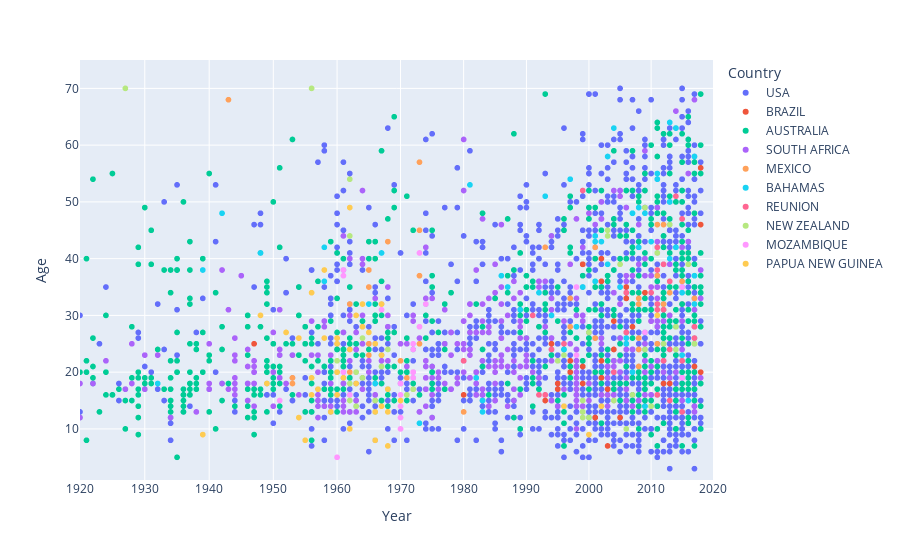

Notebook cell for this chart:
### Code cell
top_10_countries = list(dict(df['Country'].value_counts().head(10)).keys())
df = df[df['Country'].isin(top_10_countries)]


fig = px.scatter(df, x=df['Year'], y=df['Age'], color=df['Country'], hover_name=df['Activity'],
           log_x=True, size_max=15, range_x=[1920,2020], range_y=[1,75])

fig["layout"].pop("updatemenus") # optional, drop animation buttons
fig.show()

### Figure 1 — Plotly figure (JSON) as saved in the notebook; plotly's stock layout.template omitted (floating-point values rounded to 4 significant figures; data arrays with more than 128 entries replaced by an {"elided": "..."} marker saying what was removed)
{"data": [{"hovertemplate": "<b>%{hovertext}</b><br><br>Country=USA<br>Year=%{x}<br>Age=%{y}<extra></extra>", "hovertext": {"elided": "1464 str values"}, "legendgroup": "USA", "marker": {"color": "#636efa", "symbol": "circle"}, "mode": "markers", "name": "USA", "showlegend": true, "type": "scattergl", "x": {"elided": "1464 int values"}, "xaxis": "x", "y": {"elided": "1464 int values"}, "yaxis": "y"}, {"hovertemplate": "<b>%{hovertext}</b><br><br>Country=BRAZIL<br>Year=%{x}<br>Age=%{y}<extra></extra>", "hovertext": ["swimming", "swimming", "fishing", "fishing", "surf", "swimming", "swimming", "swimming", "dive", "surf", "swimming", "other", "swimming", "surf", "swimming", "surf", "surf", "other", "swimming", "swimming", "surf", "swimming", "fishing", "other", "surf", "surf", "swimming", "surf", "swimming", "swimming", "fishing", "swimming", "surf", "swimming", "swimming", "surf", "swimming", "surf", "swimming", "swimming", "surf", "surf", "swimming", "other", "other", "swimming", "surf", "fishing", "surf", "surf", "surf", "surf", "swimming", "surf", "surf", "surf", "surf", "surf", "surf", "swimming", "swimming"], "legendgroup": "BRAZIL", "marker": {"color": "#EF553B", "symbol": "circle"}, "mode": "markers", "name": "BRAZIL", "showlegend": true, "type": "scattergl", "x": [2018, 2018, 2018, 2018, 2018, 2017, 2016, 2016, 2015, 2015, 2013, 2013, 2012, 2011, 2011, 2011, 2010, 2009, 2009, 2009, 2008, 2008, 2007, 2006, 2006, 2006, 2006, 2005, 2004, 2004, 2004, 2004, 2004, 2004, 2003, 2003, 2003, 2002, 2002, 2002, 2002, 2002, 2002, 2001, 2001, 2001, 1999, 1999, 1999, 1999, 1998, 1998, 1997, 1997, 1995, 1995, 1994, 1994, 1993, 1980, 1947], "xaxis": "x", "y": [18, 34, 56, 46, 20, 21, 41, 41, 32, 23, 18, 41, 18, 35, 14, 21, 29, 34, 15, 17, 14, 14, 28, 17, 27, 33, 35, 12, 24, 17, 24, 22, 22, 29, 16, 17, 7, 19, 36, 19, 22, 40, 16, 12, 12, 20, 18, 39, 39, 21, 22, 17, 20, 22, 18, 17, 15, 25, 15, 16, 25], "yaxis": "y"}, {"hovertemplate": "<b>%{hovertext}</b><br><br>Country=AUSTRALIA<br>Year=%{x}<br>Age=%{y}<extra></extra>", "hovertext": {"elided": "687 str values"}, "legendgroup": "AUSTRALIA", "marker": {"color": "#00cc96", "symbol": "circle"}, "mode": "markers", "name": "AUSTRALIA", "showlegend": true, "type": "scattergl", "x": {"elided": "687 int values"}, "xaxis": "x", "y": {"elided": "687 int values"}, "yaxis": "y"}, {"hovertemplate": "<b>%{hovertext}</b><br><br>Country=SOUTH AFRICA<br>Year=%{x}<br>Age=%{y}<extra></extra>", "hovertext": {"elided": "359 str values"}, "legendgroup": "SOUTH AFRICA", "marker": {"color": "#ab63fa", "symbol": "circle"}, "mode": "markers", "name": "SOUTH AFRICA", "showlegend": true, "type": "scattergl", "x": {"elided": "359 int values"}, "xaxis": "x", "y": {"elided": "359 int values"}, "yaxis": "y"}, {"hovertemplate": "<b>%{hovertext}</b><br><br>Country=MEXICO<br>Year=%{x}<br>Age=%{y}<extra></extra>", "hovertext": ["fishing", "dive", "fishing", "swimming", "swimming", "dive", "swimming", "swimming", "fishing", "other", "swimming", "surf", "surf", "surf", "swimming", "surf", "surf", "surf", "dive", "dive", "dive", "surf", "swimming", "dive", "fishing", "swimming", "surf", "surf", "swimming", "other", "other", "swimming", "swimming", "swimming", "swimming", "fishing", "swimming", "dive", "fishing", "swimming"], "legendgroup": "MEXICO", "marker": {"color": "#FFA15A", "symbol": "circle"}, "mode": "markers", "name": "MEXICO", "showlegend": true, "type": "scattergl", "x": [2017, 2017, 2015, 2013, 2012, 2012, 2011, 2011, 2011, 2011, 2008, 2008, 2008, 2008, 2008, 2008, 2001, 2001, 1997, 1997, 1993, 1980, 1973, 1973, 1973, 1973, 1972, 1971, 1970, 1968, 1965, 1965, 1965, 1965, 1964, 1962, 1962, 1953, 1953, 1943], "xaxis": "x", "y": [32, 33, 36, 34, 32, 46, 46, 38, 25, 37, 33, 49, 21, 24, 32, 26, 26, 42, 28, 33, 42, 13, 25, 37, 45, 57, 17, 19, 22, 43, 23, 25, 38, 35, 19, 32, 20, 19, 18, 68], "yaxis": "y"}, {"hovertemplate": "<b>%{hovertext}</b><br><br>Country=BAHAMAS<br>Year=%{x}<br>Age=%{y}<extra></extra>", "hovertext": ["dive", "other", "dive", "dive", "fishing", "dive", "dive", "fishing", "fishing", "fishing", "dive", "fishing", "dive", "dive", "swimming", "fishing", "fishing", "fishing", "dive", "fishing", "fishing", "shark activities", "dive", "fishing", "dive", "dive", "fishing", "fishing", "standing", "fishing", "fishing", "swimming", "fishing", "fishing", "fishing", "dive", "fishing", "fishing", "dive", "fishing", "dive", "other", "fishing", "fishing", "fishing", "surf", "dive", "fishing", "shark activities", "dive", "swimming", "fishing", "fishing", "shark activities", "swimming", "dive", "standing"], "legendgroup": "BAHAMAS", "marker": {"color": "#19d3f3", "symbol": "circle"}, "mode": "markers", "name": "BAHAMAS", "showlegend": true, "type": "scattergl", "x": [2017, 2017, 2017, 2016, 2015, 2015, 2014, 2014, 2013, 2013, 2013, 2013, 2011, 2011, 2010, 2009, 2009, 2008, 2008, 2007, 2007, 2007, 2006, 2006, 2005, 2004, 2003, 2003, 2002, 2001, 2001, 2001, 1999, 1998, 1997, 1996, 1994, 1993, 1992, 1989, 1987, 1986, 1983, 1983, 1982, 1981, 1973, 1968, 1967, 1966, 1965, 1958, 1958, 1948, 1942, 1939, 1932], "xaxis": "x", "y": [32, 58, 37, 15, 23, 34, 63, 42, 40, 64, 50, 50, 54, 55, 43, 14, 48, 42, 49, 48, 48, 20, 26, 25, 35, 63, 58, 39, 43, 44, 43, 36, 35, 28, 54, 24, 30, 51, 34, 31, 35, 37, 13, 15, 19, 53, 11, 17, 41, 18, 32, 42, 36, 41, 48, 38, 18], "yaxis": "y"}, {"hovertemplate": "<b>%{hovertext}</b><br><br>Country=REUNION<br>Year=%{x}<br>Age=%{y}<extra></extra>", "hovertext": ["surf", "surf", "surf", "surf", "swimming", "surf", "surf", "dive", "surf", "surf", "surf", "surf", "dive", "surf", "surf", "surf", "surf", "surf", "surf", "surf", "surf", "surf", "surf", "swimming", "surf", "surf", "surf", "surf", "surf", "fishing"], "legendgroup": "REUNION", "marker": {"color": "#FF6692", "symbol": "circle"}, "mode": "markers", "name": "REUNION", "showlegend": true, "type": "scattergl", "x": [2017, 2017, 2015, 2015, 2015, 2014, 2013, 2013, 2013, 2012, 2012, 2012, 2011, 2011, 2011, 2011, 2011, 2010, 2006, 2006, 2004, 2004, 2000, 1999, 1996, 1994, 1993, 1992, 1991, 1980], "xaxis": "x", "y": [28, 26, 47, 13, 22, 51, 24, 15, 36, 39, 22, 31, 42, 38, 16, 31, 32, 34, 27, 34, 15, 20, 27, 52, 25, 24, 16, 16, 30, 22], "yaxis": "y"}, {"hovertemplate": "<b>%{hovertext}</b><br><br>Country=NEW ZEALAND<br>Year=%{x}<br>Age=%{y}<extra></extra>", "hovertext": ["surf", "fishing", "surf", "fishing", "swimming", "dive", "surf", "surf", "swimming", "swimming", "fishing", "surf", "fishing", "surf", "swimming", "dive", "paddling", "surf", "surf", "swimming", "swimming", "dive", "dive", "swimming", "surf", "surf", "fishing", "dive", "other", "surf", "fishing", "swimming", "standing", "fishing", "swimming", "standing", "fishing", "surf", "fishing", "fishing", "fishing", "fishing", "standing", "swimming", "swimming", "standing", "swimming", "swimming"], "legendgroup": "NEW ZEALAND", "marker": {"color": "#B6E880", "symbol": "circle"}, "mode": "markers", "name": "NEW ZEALAND", "showlegend": true, "type": "scattergl", "x": [2017, 2016, 2014, 2014, 2013, 2012, 2011, 2010, 2009, 2009, 2007, 2006, 2005, 2004, 2003, 2003, 2000, 2000, 1999, 1999, 1999, 1996, 1995, 1972, 1971, 1968, 1968, 1967, 1967, 1966, 1964, 1964, 1963, 1963, 1962, 1962, 1962, 1962, 1960, 1956, 1927, 1911, 1907, 1904, 1896, 1879, 1875, 1862], "xaxis": "x", "y": [25, 39, 28, 24, 46, 25, 41, 14, 24, 49, 16, 10, 39, 15, 45, 44, 27, 12, 15, 13, 12, 23, 22, 17, 16, 17, 24, 21, 21, 15, 26, 19, 20, 14, 15, 18, 44, 54, 22, 70, 70, 50, 55, 30, 26, 19, 3, 28], "yaxis": "y"}, {"hovertemplate": "<b>%{hovertext}</b><br><br>Country=MOZAMBIQUE<br>Year=%{x}<br>Age=%{y}<extra></extra>", "hovertext": ["fishing", "fishing", "swimming", "other", "surf", "swimming", "fishing", "fishing", "swimming", "swimming", "swimming", "standing", "fishing", "swimming", "swimming", "swimming", "swimming", "swimming", "swimming", "swimming", "swimming", "swimming", "swimming", "swimming"], "legendgroup": "MOZAMBIQUE", "marker": {"color": "#FF97FF", "symbol": "circle"}, "mode": "markers", "name": "MOZAMBIQUE", "showlegend": true, "type": "scattergl", "x": [2015, 2015, 2009, 1998, 1998, 1974, 1973, 1973, 1972, 1972, 1972, 1972, 1970, 1970, 1970, 1970, 1970, 1967, 1962, 1961, 1961, 1961, 1960, 1951], "xaxis": "x", "y": [19, 35, 27, 35, 23, 32, 41, 28, 25, 20, 19, 24, 18, 14, 16, 12, 10, 31, 16, 20, 37, 38, 5, 15], "yaxis": "y"}, {"hovertemplate": "<b>%{hovertext}</b><br><br>Country=PAPUA NEW GUINEA<br>Year=%{x}<br>Age=%{y}<extra></extra>", "hovertext": ["surf", "other", "standing", "dive", "dive", "standing", "swimming", "swimming", "fishing", "fishing", "other", "swimming", "swimming", "swimming", "fishing", "swimming", "other", "fishing", "fishing", "fishing", "swimming", "fishing", "fishing", "other", "fishing", "fishing", "fishing", "fishing", "swimming", "other", "swimming", "dive", "fishing", "fishing", "fishing", "swimming", "other", "swimming", "fishing", "fishing", "fishing", "dive"], "legendgroup": "PAPUA NEW GUINEA", "marker": {"color": "#FECB52", "symbol": "circle"}, "mode": "markers", "name": "PAPUA NEW GUINEA", "showlegend": true, "type": "scattergl", "x": [2011, 2002, 2000, 1996, 1970, 1968, 1968, 1968, 1967, 1967, 1967, 1966, 1966, 1966, 1965, 1964, 1964, 1963, 1963, 1962, 1962, 1962, 1961, 1960, 1960, 1960, 1960, 1960, 1959, 1958, 1958, 1957, 1956, 1956, 1956, 1955, 1954, 1954, 1952, 1949, 1948, 1939], "xaxis": "x", "y": [30, 14, 9, 14, 15, 17, 7, 13, 32, 23, 14, 13, 8, 25, 27, 28, 32, 18, 30, 49, 10, 24, 19, 26, 25, 26, 16, 20, 13, 26, 38, 17, 19, 16, 34, 8, 26, 12, 27, 18, 30, 9], "yaxis": "y"}], "layout": {"legend": {"title": {"text": "Country"}, "tracegroupgap": 0}, "margin": {"t": 60}, "xaxis": {"anchor": "y", "domain": [0, 1], "range": [3.283, 3.305], "title": {"text": "Year"}, "type": "log"}, "yaxis": {"anchor": "x", "domain": [0, 1], "range": [1, 75], "title": {"text": "Age"}}}}
